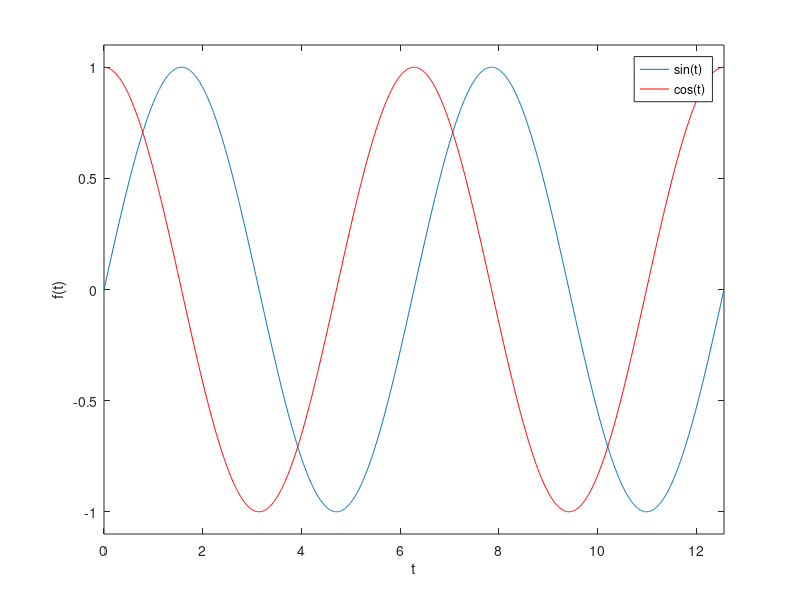

Source code (MATLAB):
figure()

t = 0:0.01:4*pi;
plot(t, sin(t));
axis([0 4*pi -1.1 1.1])

hold on

plot(t, cos(t), 'r');

xlabel('t')
ylabel('f(t)')
legend('sin(t)', 'cos(t)')
